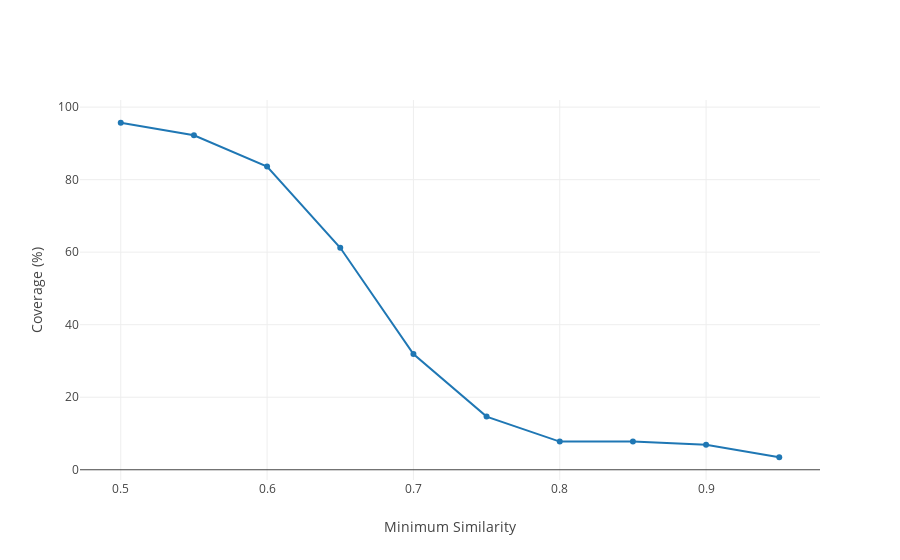

Source (notebook cell):
### Code cell
numCoverage = []
for l in np.arange(0.5, 1.0, 0.05):
    numCoverage.append(len(maxSimilarity[maxSimilarity.Sim >= l]) / 116 * 100)
    
trace = go.Scatter(
    x = np.arange(0.5, 1.0, 0.05),
    y = numCoverage,
    mode='lines+markers'
)

data = [trace]

layout = go.Layout(xaxis=dict(title='Minimum Similarity'), yaxis=dict(title='Coverage (%)'))
figure = go.Figure(data=data, layout=layout)

iplot(figure, filename='new_coverage')

### Figure 1 — Plotly figure (JSON) as saved in the notebook; plotly's stock layout.template omitted (floating-point values rounded to 4 significant figures)
{"data": [{"mode": "lines+markers", "type": "scatter", "x": [0.5, 0.55, 0.6, 0.65, 0.7, 0.75, 0.8, 0.85, 0.9, 0.95], "y": [95.69, 92.24, 83.62, 61.21, 31.9, 14.66, 7.759, 7.759, 6.897, 3.448]}], "layout": {"xaxis": {"title": "Minimum Similarity"}, "yaxis": {"title": "Coverage (%)"}}}
